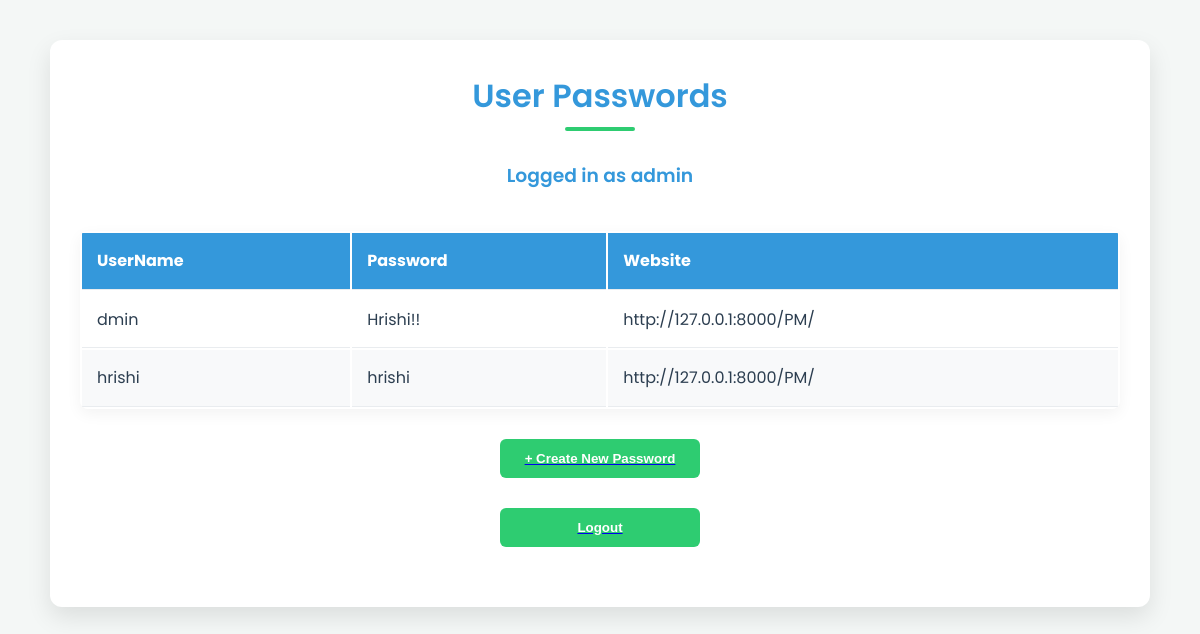
The page /dashboard/ (signed in) on the database its author committed.
### PmApp/models.py (models this page shows)
class Passwd(models.Model):
    name=models.CharField(max_length=200)
    link=models.URLField()
    password=models.CharField(max_length=500)
    userid = models.ForeignKey(User, on_delete=models.CASCADE,default=None)
    def __str__(self):
        return self.name

### PmApp/views.py (the view)
# urls.py: path('dashboard/',views.dashboard,name='dashboard'),
@login_required(login_url='login') # Redirect to login if not authenticated
def dashboard(request):
    messages.success(request, f"Logged in as {request.user}")
    user_pass = Passwd.objects.filter(userid=request.user)
    return render(request, 'dashboard.html', {'user_pass': user_pass})

### templates/dashboard.html (shortened to what this page needs)
    <!DOCTYPE html>
<html lang="en">
<head>
</head>
<body>
    <div class="container">
        <h1>User Passwords </h1>
        {% if user_pass %}
        <h3>Logged in as {{ user.username }}</h3>
        <table class="password-table">
            <thead>
                <tr>
                    <th>UserName</th>
                    <th>Password</th>
                    <th>Website</th>
                </tr>
            </thead>
            <tbody>
                {% for pass in user_pass %}
                <tr>
                    <td>{{ pass.name }}</td>
                    <td>{{ pass.password }}</td>
                    <td>{{ pass.link }}</td>
                </tr>
                {% endfor %}
            </tbody>
        </table>
        {% else %}
        <p>No passwords found for this user.</p>
        {% endif %}
        <a href="{% url 'add' %}">
            <button class="create-button">+ Create New Password</button>
        </a>
        <a href="{% url 'logout' %}">
            <button class="create-button">Logout</button>
        </a>
    </div>
</body>
</html>

### templates/dashboard.html (style rules this page uses)
:root { --primary-color: #3498db; --secondary-color: #2ecc71; --background-color: #f4f7f6; --text-color: #2c3e50; --card-background: #ffffff; }
* { margin: 0; padding: 0; box-sizing: border-box; }
body { font-family: 'Poppins', sans-serif; background-color: var(--background-color); color: var(--text-color); line-height: 1.6; display: flex; flex-direction: column; align-items: center; min-height: 100vh; padding: 20px; }
.container { width: 95%; max-width: 1100px; background-color: var(--card-background); border-radius: 12px; box-shadow: 0 10px 25px rgba(0,0,0,0.1); padding: 30px; margin-top: 20px; }
h1 { text-align: center; color: var(--primary-color); margin-bottom: 30px; font-weight: 600; position: relative; padding-bottom: 10px; }
h1::after { content: ''; position: absolute; width: 70px; height: 4px; background-color: var(--secondary-color); bottom: 0; left: 50%; transform: translateX(-50%); border-radius: 2px; }
h3 { text-align: center; color: var(--primary-color); margin-bottom: 30px; font-weight: 600; position: relative; padding-bottom: 10px; }
.password-table { width: 100%; border-radius: 8px; overflow: hidden; box-shadow: 0 5px 15px rgba(0,0,0,0.05); }
.password-table thead { background-color: var(--primary-color); color: white; }
.password-table th, .password-table td { padding: 15px; text-align: left; border-bottom: 1px solid #e9ecef; }
.password-table tbody tr:nth-child(even) { background-color: #f8f9fa; }
.create-button { display: block; width: 200px; margin: 30px auto; padding: 12px 20px; background-color: var(--secondary-color); color: white; border: none; border-radius: 6px; text-align: center; font-weight: 600; cursor: pointer; transition: background-color 0.3s ease, transform 0.2s; }

### rows shown on the page
Passwd: name "dmin", password "Hrishi!!", link "http://127.0.0.1:8000/PM/"
Passwd: name "hrishi", password "hrishi", link "http://127.0.0.1:8000/PM/"

### other values the page prints
{{ user.username }} "admin"
